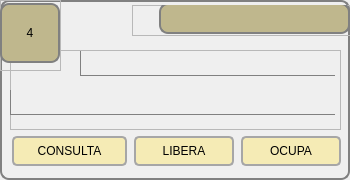
        <widget class="QGroupBox" name="groupBox_5">
         <property name="minimumSize">
          <size>
           <width>350</width>
           <height>180</height>
          </size>
         </property>
         <property name="maximumSize">
          <size>
           <width>350</width>
           <height>180</height>
          </size>
         </property>
         <property name="styleSheet">
          <string notr="true">QPushButton{
	border: 2px solid;
    border-radius: 5px;
	border-color: rgb(166, 166, 166);
	font: 11pt &quot;Arial&quot;; 
	background-color: rgb(245, 235, 181);		
}

QPushButton::hover{
    border: 1px solid gray;
    border-radius: 6px;
	font: Bold 11pt &quot;Arial&quot;; 
	background-color:rgb(191, 183, 141);		
}

QGroupBox{
    background-color: qlineargradient(x1: 0, y1: 0, x2: 0, y2: 1,
                                      stop: 0 #E0E0E0, stop: 1 #FFFFFF);
    border: 2px solid gray;
    border-radius: 9px;
    margin-top: 1ex; /* leave space at the top for the title */
}</string>
         </property>
         <property name="title">
          <string/>
         </property>
         <widget class="QWidget" name="layoutWidget_5">
          <property name="geometry">
           <rect>
            <x>11</x>
            <y>135</y>
            <width>331</width>
            <height>32</height>
           </rect>
          </property>
          <layout class="QHBoxLayout" name="horizontalLayout_6">
           <item>
            <widget class="QPushButton" name="btn_consulta_4">
             <property name="minimumSize">
              <size>
               <width>115</width>
               <height>30</height>
              </size>
             </property>
             <property name="maximumSize">
              <size>
               <width>105</width>
               <height>30</height>
              </size>
             </property>
             <property name="text">
              <string>CONSULTA</string>
             </property>
            </widget>
           </item>
           <item>
            <widget class="QPushButton" name="btn_libera_4">
             <property name="minimumSize">
              <size>
               <width>100</width>
               <height>30</height>
              </size>
             </property>
             <property name="maximumSize">
              <size>
               <width>100</width>
               <height>30</height>
              </size>
             </property>
             <property name="text">
              <string>LIBERA</string>
             </property>
            </widget>
           </item>
           <item>
            <widget class="QPushButton" name="btn_ocupa_4">
             <property name="minimumSize">
              <size>
               <width>100</width>
               <height>30</height>
              </size>
             </property>
             <property name="maximumSize">
              <size>
               <width>100</width>
               <height>30</height>
              </size>
             </property>
             <property name="text">
              <string>OCUPA</string>
             </property>
            </widget>
           </item>
          </layout>
         </widget>
         <widget class="QFrame" name="frame_12">
          <property name="geometry">
           <rect>
            <x>10</x>
            <y>50</y>
            <width>331</width>
            <height>80</height>
           </rect>
          </property>
          <property name="styleSheet">
           <string notr="true">QLabel{
	border: 1px solid;
	border-right-color: transparent;
	border-top-color: transparent;
	border-left-color: gray;
	border-bottom-color: gray;
	font: Bold Italic 12pt &quot;Courier&quot;;

}
</string>
          </property>
          <property name="frameShape">
           <enum>QFrame::StyledPanel</enum>
          </property>
          <property name="frameShadow">
           <enum>QFrame::Raised</enum>
          </property>
          <widget class="QLabel" name="lbl_referencia_4">
           <property name="geometry">
            <rect>
             <x>0</x>
             <y>40</y>
             <width>325</width>
             <height>25</height>
            </rect>
           </property>
           <property name="text">
            <string/>
           </property>
          </widget>
          <widget class="QLabel" name="lbl_ocupa_libera_4">
           <property name="geometry">
            <rect>
             <x>70</x>
             <y>1</y>
             <width>255</width>
             <height>25</height>
            </rect>
           </property>
           <property name="text">
            <string/>
           </property>
          </widget>
         </widget>
         <widget class="QFrame" name="frame_13">
          <property name="geometry">
           <rect>
            <x>132</x>
            <y>5</y>
            <width>221</width>
            <height>31</height>
           </rect>
          </property>
          <property name="styleSheet">
           <string notr="true">QLabel{
    border: 2px solid gray;
    border-radius: 9px;
	font: Bold 15pt &quot;Arial&quot;; 
	background-color: rgb(191, 183, 141);	
}
</string>
          </property>
          <property name="frameShape">
           <enum>QFrame::StyledPanel</enum>
          </property>
          <property name="frameShadow">
           <enum>QFrame::Raised</enum>
          </property>
          <widget class="QLabel" name="lbl_estado_4">
           <property name="geometry">
            <rect>
             <x>27</x>
             <y>-2</y>
             <width>191</width>
             <height>31</height>
            </rect>
           </property>
           <property name="text">
            <string/>
           </property>
           <property name="alignment">
            <set>Qt::AlignCenter</set>
           </property>
          </widget>
         </widget>
         <widget class="QFrame" name="frame_14">
          <property name="geometry">
           <rect>
            <x>0</x>
            <y>0</y>
            <width>61</width>
            <height>71</height>
           </rect>
          </property>
          <property name="styleSheet">
           <string notr="true">QLabel{
    border: 2px solid gray;
    border-radius: 9px;
	font: Bold 25pt &quot;Arial&quot;; 
	background-color: rgb(191, 183, 141);	
}
</string>
          </property>
          <property name="frameShape">
           <enum>QFrame::StyledPanel</enum>
          </property>
          <property name="frameShadow">
           <enum>QFrame::Raised</enum>
          </property>
          <widget class="QLabel" name="label_4">
           <property name="geometry">
            <rect>
             <x>0</x>
             <y>3</y>
             <width>60</width>
             <height>60</height>
            </rect>
           </property>
           <property name="text">
            <string>4</string>
           </property>
           <property name="alignment">
            <set>Qt::AlignCenter</set>
           </property>
          </widget>
         </widget>
        </widget>
